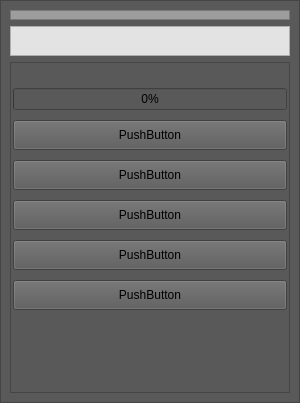
<?xml version="1.0" encoding="UTF-8"?>
<ui version="4.0">
 <class>MainWindow</class>
 <widget class="QMainWindow" name="MainWindow">
  <property name="geometry">
   <rect>
    <x>0</x>
    <y>0</y>
    <width>300</width>
    <height>403</height>
   </rect>
  </property>
  <property name="minimumSize">
   <size>
    <width>300</width>
    <height>350</height>
   </size>
  </property>
  <property name="maximumSize">
   <size>
    <width>300</width>
    <height>500</height>
   </size>
  </property>
  <property name="windowTitle">
   <string>MainWindow</string>
  </property>
  <widget class="QWidget" name="centralwidget">
   <layout class="QHBoxLayout" name="horizontalLayout">
    <property name="spacing">
     <number>0</number>
    </property>
    <property name="leftMargin">
     <number>0</number>
    </property>
    <property name="topMargin">
     <number>0</number>
    </property>
    <property name="rightMargin">
     <number>0</number>
    </property>
    <property name="bottomMargin">
     <number>0</number>
    </property>
    <item>
     <widget class="QFrame" name="frame">
      <property name="maximumSize">
       <size>
        <width>16777215</width>
        <height>16777215</height>
       </size>
      </property>
      <property name="styleSheet">
       <string notr="true">background-color: rgb(89, 89, 89);</string>
      </property>
      <property name="frameShape">
       <enum>QFrame::StyledPanel</enum>
      </property>
      <property name="frameShadow">
       <enum>QFrame::Raised</enum>
      </property>
      <layout class="QVBoxLayout" name="verticalLayout">
       <item>
        <widget class="QFrame" name="frame_3">
         <property name="minimumSize">
          <size>
           <width>0</width>
           <height>10</height>
          </size>
         </property>
         <property name="maximumSize">
          <size>
           <width>16777215</width>
           <height>40</height>
          </size>
         </property>
         <property name="styleSheet">
          <string notr="true">background-color: rgb(157, 157, 157);</string>
         </property>
         <property name="frameShape">
          <enum>QFrame::StyledPanel</enum>
         </property>
         <property name="frameShadow">
          <enum>QFrame::Raised</enum>
         </property>
        </widget>
       </item>
       <item>
        <widget class="QFrame" name="frame_4">
         <property name="minimumSize">
          <size>
           <width>30</width>
           <height>30</height>
          </size>
         </property>
         <property name="maximumSize">
          <size>
           <width>16777215</width>
           <height>60</height>
          </size>
         </property>
         <property name="styleSheet">
          <string notr="true">background-color: rgb(227, 227, 227);</string>
         </property>
         <property name="frameShape">
          <enum>QFrame::StyledPanel</enum>
         </property>
         <property name="frameShadow">
          <enum>QFrame::Raised</enum>
         </property>
        </widget>
       </item>
       <item>
        <widget class="QFrame" name="framebotoes">
         <property name="layoutDirection">
          <enum>Qt::LeftToRight</enum>
         </property>
         <property name="autoFillBackground">
          <bool>false</bool>
         </property>
         <property name="frameShape">
          <enum>QFrame::StyledPanel</enum>
         </property>
         <property name="frameShadow">
          <enum>QFrame::Raised</enum>
         </property>
         <layout class="QVBoxLayout" name="verticalLayout_3">
          <property name="spacing">
           <number>10</number>
          </property>
          <property name="leftMargin">
           <number>2</number>
          </property>
          <property name="topMargin">
           <number>25</number>
          </property>
          <property name="rightMargin">
           <number>2</number>
          </property>
          <property name="bottomMargin">
           <number>7</number>
          </property>
          <item>
           <widget class="QProgressBar" name="progresso">
            <property name="value">
             <number>0</number>
            </property>
            <property name="invertedAppearance">
             <bool>false</bool>
            </property>
           </widget>
          </item>
          <item>
           <widget class="QPushButton" name="button_checkdb">
            <property name="minimumSize">
             <size>
              <width>0</width>
              <height>30</height>
             </size>
            </property>
            <property name="text">
             <string>PushButton</string>
            </property>
           </widget>
          </item>
          <item>
           <widget class="QPushButton" name="pushButton_3">
            <property name="minimumSize">
             <size>
              <width>0</width>
              <height>30</height>
             </size>
            </property>
            <property name="text">
             <string>PushButton</string>
            </property>
           </widget>
          </item>
          <item>
           <widget class="QPushButton" name="pushButton_4">
            <property name="minimumSize">
             <size>
              <width>0</width>
              <height>30</height>
             </size>
            </property>
            <property name="text">
             <string>PushButton</string>
            </property>
           </widget>
          </item>
          <item>
           <widget class="QPushButton" name="pushButton_5">
            <property name="minimumSize">
             <size>
              <width>0</width>
              <height>30</height>
             </size>
            </property>
            <property name="text">
             <string>PushButton</string>
            </property>
           </widget>
          </item>
          <item>
           <widget class="QPushButton" name="pushButton_6">
            <property name="minimumSize">
             <size>
              <width>0</width>
              <height>30</height>
             </size>
            </property>
            <property name="text">
             <string>PushButton</string>
            </property>
           </widget>
          </item>
          <item>
           <spacer name="verticalSpacer">
            <property name="orientation">
             <enum>Qt::Vertical</enum>
            </property>
            <property name="sizeType">
             <enum>QSizePolicy::Maximum</enum>
            </property>
            <property name="sizeHint" stdset="0">
             <size>
              <width>20</width>
              <height>300</height>
             </size>
            </property>
           </spacer>
          </item>
         </layout>
        </widget>
       </item>
      </layout>
     </widget>
    </item>
   </layout>
  </widget>
  <widget class="QMenuBar" name="menubar">
   <property name="geometry">
    <rect>
     <x>0</x>
     <y>0</y>
     <width>300</width>
     <height>21</height>
    </rect>
   </property>
  </widget>
 </widget>
 <resources/>
 <connections/>
</ui>
